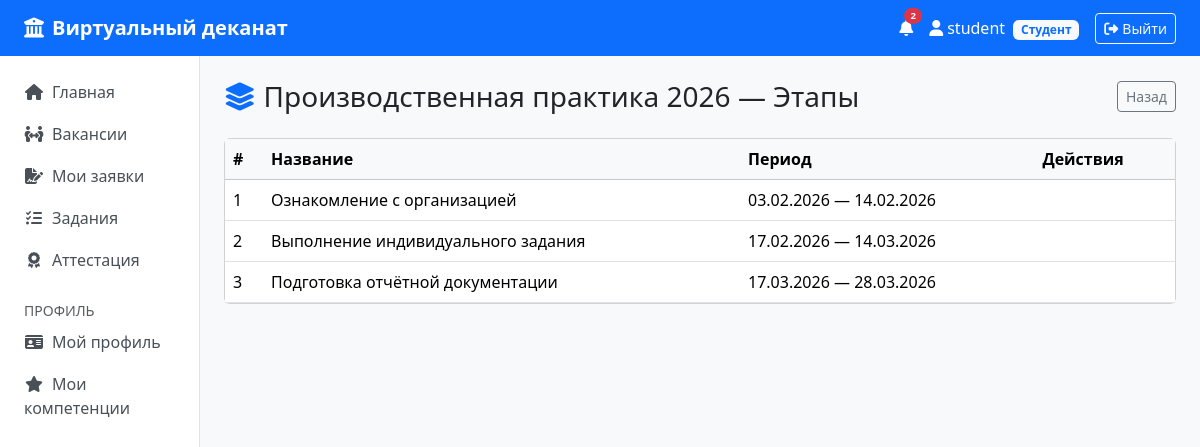
The app's page /planning/1/stages (signed in) with its own data.
### models.py (models this page shows, shortened)
class User(UserMixin, db.Model):
    __tablename__ = "users"
    id        = db.Column(db.Integer, primary_key=True)
    login     = db.Column(db.String(64), unique=True, nullable=False)
    password  = db.Column(db.String(256), nullable=False)
    role      = db.Column(db.String(32), nullable=False)
    is_active = db.Column(db.Boolean, nullable=False, default=True)
    student = db.relationship("Student", backref="user", uselist=False)
    teacher = db.relationship("Teacher", backref="user", uselist=False)
    curator = db.relationship("Curator", backref="user", uselist=False)
    notifications = db.relationship("Notification", backref="user", lazy="dynamic",
                                     order_by="Notification.created_at.desc()")
    @property
    def unread_count(self):
        return self.notifications.filter_by(is_read=False).count()

class Practice(db.Model):
    __tablename__ = "practices"
    id          = db.Column(db.Integer, primary_key=True)
    name        = db.Column(db.String(256), nullable=False)
    type        = db.Column(db.String(100))
    start_date  = db.Column(db.Date, nullable=False)
    end_date    = db.Column(db.Date, nullable=False)
    status      = db.Column(db.String(32), default="planned")
    teacher_id  = db.Column(db.Integer, db.ForeignKey("teachers.id"))
    description = db.Column(db.Text)
    stages    = db.relationship("PracticeStage", backref="practice", cascade="all, delete-orphan",
                                 order_by="PracticeStage.order")
    vacancies = db.relationship("Vacancy", backref="practice")
    tasks     = db.relationship("Task", backref="practice")

class PracticeStage(db.Model):
    __tablename__ = "practice_stages"
    id          = db.Column(db.Integer, primary_key=True)
    practice_id = db.Column(db.Integer, db.ForeignKey("practices.id"), nullable=False)
    name        = db.Column(db.String(255), nullable=False)
    start_date  = db.Column(db.Date, nullable=False)
    end_date    = db.Column(db.Date, nullable=False)
    order       = db.Column(db.Integer, default=0)
    description = db.Column(db.Text)

### planning/routes.py (the view)
@bp.route("/<int:pid>/stages")
@login_required
def stages(pid):
    p = Practice.query.get_or_404(pid)
    return render_template("planning/stages.html", practice=p)

### templates/planning/stages.html (shortened to what this page needs)
{% extends 'base.html' %}
{% block content %}
<div class="d-flex justify-content-between align-items-center mb-4">
  <h3 class="mb-0"><i class="fa-solid fa-layer-group text-primary me-2"></i>{{ practice.name }} — Этапы</h3>
  <div>{% if current_user.role in ('teacher','admin') %}<a href="{{ url_for('planning.stage_add', pid=practice.id) }}" class="btn btn-success btn-sm"><i class="fa-solid fa-plus me-1"></i>Добавить этап</a>{% endif %}
  <a href="{{ url_for('planning.index') }}" class="btn btn-outline-secondary btn-sm ms-1">Назад</a></div>
</div>
{% if practice.stages %}
<div class="card"><div class="card-body p-0">
  <table class="table table-hover mb-0"><thead class="table-light"><tr><th>#</th><th>Название</th><th>Период</th><th>Действия</th></tr></thead>
    <tbody>{% for s in practice.stages %}<tr><td>{{ s.order }}</td><td>{{ s.name }}</td><td>{{ s.start_date.strftime('%d.%m.%Y') }} — {{ s.end_date.strftime('%d.%m.%Y') }}</td>
      <td></td></tr>{% endfor %}</tbody></table>
</div></div>
{% else %}<div class="alert alert-info">Этапы ещё не добавлены.</div>{% endif %}
{% endblock %}

### templates/base.html (shortened to what this page needs)
<!doctype html>
<html lang="ru">
<head>
  <link rel="stylesheet" href="https://cdn.jsdelivr.net/npm/bootstrap@5.3.3/dist/css/bootstrap.min.css">
  <link rel="stylesheet" href="https://cdnjs.cloudflare.com/ajax/libs/font-awesome/6.5.0/css/all.min.css">
</head>
<body>
{% if current_user.is_authenticated %}
<nav class="navbar navbar-expand-lg navbar-dark bg-primary mb-0">
  <div class="container-fluid px-4">
    <a class="navbar-brand" href="{{ url_for('dashboard.index') }}">
      <i class="fa-solid fa-university me-2"></i>Виртуальный деканат
    </a>
    <div class="ms-auto d-flex align-items-center gap-3">
      <a href="{{ url_for('profile.notifications') }}" class="text-white text-decoration-none position-relative">
        <i class="fa-solid fa-bell"></i>
        {% if current_user.unread_count > 0 %}
        <span class="position-absolute top-0 start-100 translate-middle badge rounded-pill bg-danger" style="font-size:.6rem">
          {{ current_user.unread_count }}
        </span>
        {% endif %}
      </a>
      <a href="{{ url_for('profile.index') }}" class="text-white text-decoration-none">
        <i class="fa-solid fa-user me-1"></i>{{ current_user.login }}
        {% set role_labels = {'student': 'Студент', 'curator': 'Куратор', 'teacher': 'Преподаватель', 'admin': 'Администратор'} %}
        <span class="badge bg-light text-primary role-badge ms-1">{{ role_labels.get(current_user.role, current_user.role) }}</span>
      </a>
      <a href="{{ url_for('auth.logout') }}" class="btn btn-outline-light btn-sm">
        <i class="fa-solid fa-right-from-bracket me-1"></i>Выйти
      </a>
    </div>
  </div>
</nav>
<div class="container-fluid">
  <div class="row">
    <nav class="col-md-2 bg-white sidebar border-end py-3 px-2">
      <ul class="nav flex-column">
        <li class="nav-item"><a class="nav-link" href="{{ url_for('dashboard.index') }}"><i class="fa-solid fa-house me-2"></i>Главная</a></li>
        <li class="nav-item"><a class="nav-link" href="{{ url_for('distribution.index') }}"><i class="fa-solid fa-people-arrows me-2"></i>Вакансии</a></li>
        {% if current_user.role == 'student' %}
        <li class="nav-item"><a class="nav-link" href="{{ url_for('distribution.my_applications') }}"><i class="fa-solid fa-file-signature me-2"></i>Мои заявки</a></li>
        {% endif %}
        <li class="nav-item"><a class="nav-link" href="{{ url_for('execution.index') }}"><i class="fa-solid fa-list-check me-2"></i>Задания</a></li>
        <li class="nav-item"><a class="nav-link" href="{{ url_for('attestation.index') }}"><i class="fa-solid fa-award me-2"></i>Аттестация</a></li>
        <li class="nav-item mt-3"><small class="text-muted px-3">ПРОФИЛЬ</small></li>
        <li class="nav-item"><a class="nav-link" href="{{ url_for('profile.index') }}"><i class="fa-solid fa-id-card me-2"></i>Мой профиль</a></li>
        {% if current_user.role == 'student' %}
        <li class="nav-item"><a class="nav-link" href="{{ url_for('profile.competencies') }}"><i class="fa-solid fa-star me-2"></i>Мои компетенции</a></li>
        {% endif %}
      </ul>
    </nav>
    <main class="col-md-10 py-4 px-4">
      {% block content %}{% endblock %}
    </main>
  </div>
</div>
{% endif %}
</body>
</html>

### templates/base.html (style rules this page uses)
body { background-color: #f8f9fa; }
.navbar-brand { font-weight: 600; }
.role-badge { font-size: .75rem; }
.sidebar { min-height: calc(100vh - 72px); }
.sidebar .nav-link { color: #495057; border-radius: .375rem; margin-bottom: 2px; }
.sidebar .nav-link i { width: 20px; text-align: center; }

### records on screen
User: login "student", get "Студент"
Practice: name "Производственная практика 2026"
PracticeStage: order "1", name "Ознакомление с организацией", start_date "03.02.2026", end_date "14.02.2026"
PracticeStage: order "2", name "Выполнение индивидуального задания", start_date "17.02.2026", end_date "14.03.2026"
PracticeStage: order "3", name "Подготовка отчётной документации", start_date "17.03.2026", end_date "28.03.2026"

### other values on screen
{{ current_user.unread_count }} "2"
